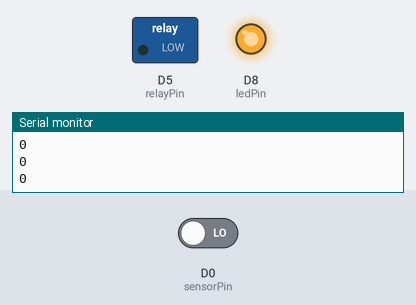
A sketch run on a simulated ESP8266 (NodeMCU). Shown: switched loads named in the sketch (green lamp = pin HIGH), output pins drawn as LEDs (lit = HIGH), the last lines printed to the serial monitor. The inputs (shaded band) are chosen by the test bench; at power-on: D0 (sensorPin) LOW.

Above: at 1.2 s.
1.3 s: D0 (sensorPin) driven HIGH
At 2.6 s:
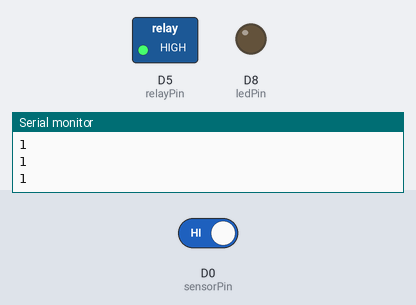
2.9 s: D0 (sensorPin) driven LOW
At 4.1 s:
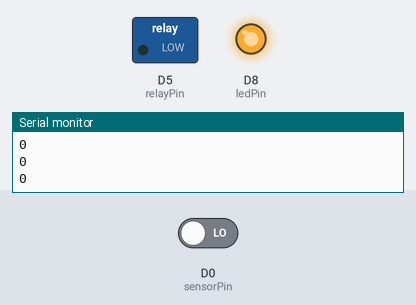
Timing chart, 0 to 5.9 s (numbered marks = the images above; inputs shaded):
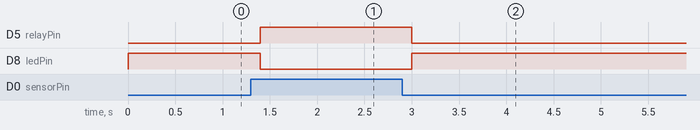

The sketch:

waterdispns.ino
```cpp
const int sensorPin = D0;
const int relayPin = D5;
const int ledPin = D8;

void setup() {

  Serial.begin(115200);

  pinMode(relayPin, OUTPUT);
  pinMode(sensorPin, INPUT);
  pinMode(ledPin, OUTPUT);
}

void loop() {

  int sensorValue = digitalRead(sensorPin);
Serial.println(sensorValue);

  if (sensorValue == HIGH) {
    digitalWrite(ledPin, LOW);
    digitalWrite(relayPin, HIGH);
  } else {
    digitalWrite(ledPin, HIGH);
    digitalWrite(relayPin, LOW);
  }

  delay(200);
}
```

Measured:
- after the input at 1.3 s, D5 (relayPin): LOW → HIGH after 0.10 s; D8 (ledPin): HIGH → LOW after 0.10 s
- after the input at 2.9 s, D5 (relayPin): HIGH → LOW after 0.10 s; D8 (ledPin): LOW → HIGH after 0.10 s
